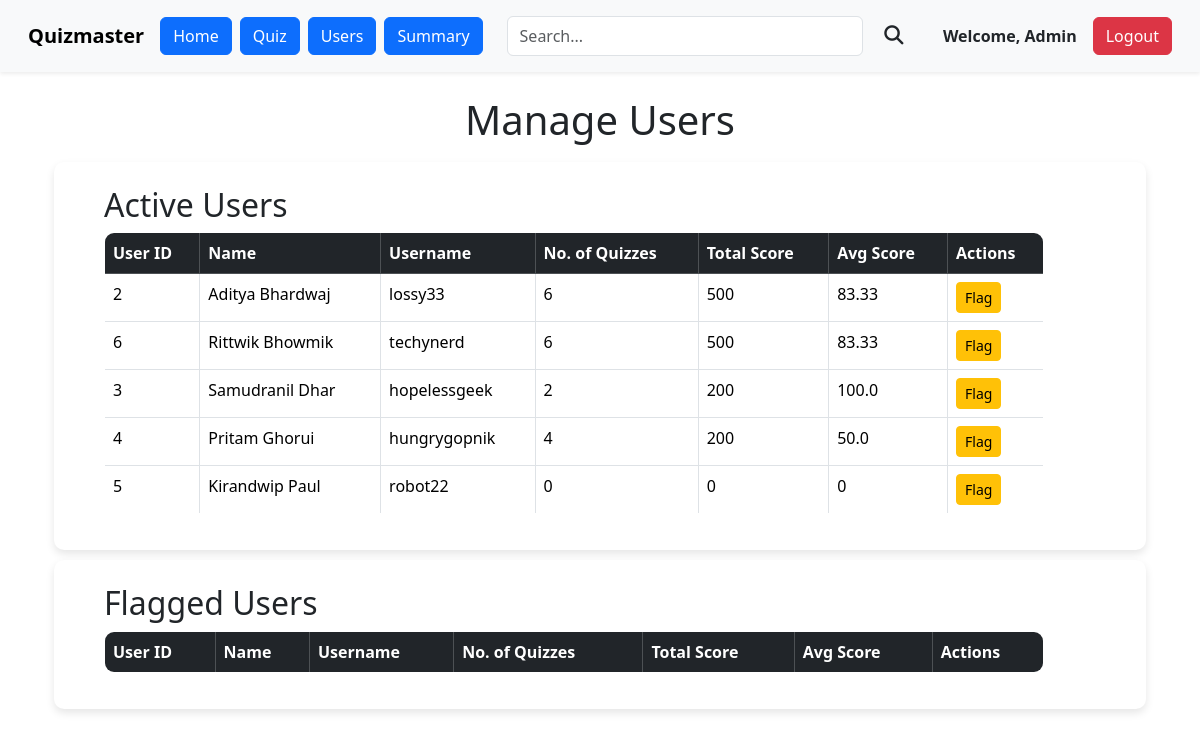
The page /admin/manage_user (signed in) on the database as committed earlier.
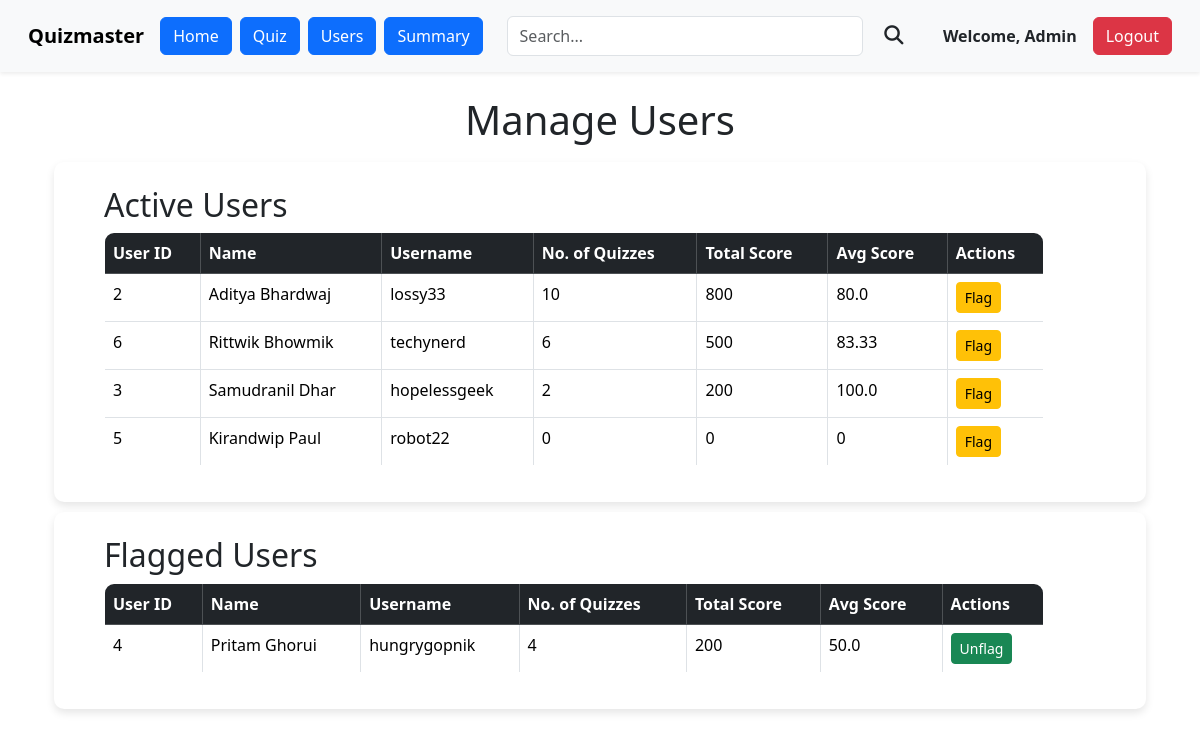
The same page on the database as committed later.
### models.py (models this page shows, shortened)
class User(db.Model):
    __tablename__='user'
    id = db.Column(db.Integer, primary_key=True)
    username = db.Column(db.String(32), unique=True)
    passhash = db.Column(db.String(256), nullable=False)
    name = db.Column(db.String(64), nullable=True)
    qualification = db.Column( db.String(64), nullable=True)
    email = db.Column(db.String(64), unique=True, nullable=True)
    dob = db.Column(db.Date, nullable=True)
    is_admin = db.Column(db.Boolean, nullable=False, default=False)
    flagged = db.Column(db.Boolean, nullable=False, default=False)
    scores = db.relationship('Scores', backref='user', lazy=True)
    @property
    def password(self):
        raise AttributeError('Password is not a readable attribute')

### routes.py (the view)
@app.route('/admin/manage_user')
@admin_required
def manage_user():
    users = (
        db.session.query(User)
        .outerjoin(Scores, Scores.user_id == User.id)
        .filter(User.flagged == 0, User.is_admin == False)
        .group_by(User.id)
        .order_by(db.func.sum(Scores.score).desc().nullslast())  # Sort by average score, handle nulls
        .all()
    )
    users_flagged = (
        db.session.query(User)
        .outerjoin(Scores, Scores.user_id == User.id)
        .filter(User.flagged == 1, User.is_admin == False)
        .group_by(User.id)
        .order_by(db.func.sum(Scores.score).desc().nullslast())  # Sort by average score, handle nulls
        .all()
    )
    return render_template('admin/manage_user.html', users=users, qualify=users_flagged)

### routes.py (called while the page is built)
def admin_required(f):
    @wraps(f)
    def inner(*args, **kwargs):
        if 'user_id' not in session:
            flash('please login to continue')
            return redirect(url_for('login'))
        user=User.query.get(session['user_id'])
        if user.is_admin!=True:
            flash('You are not authorized to view this page')
            return redirect(url_for('index'))
        return f(*args, **kwargs)
    return inner

### templates/admin/manage_user.html (shortened to what this page needs)
{% extends 'admin/admin_layout.html' %}
{% block content %}
<head>
    <link href="https://cdn.jsdelivr.net/npm/bootstrap@5.3.2/dist/css/bootstrap.min.css" rel="stylesheet">
</head>
<div class="container">
    <h1 class="text-center">Manage Users</h1>
    <div class="table-container">
        <h2 class="mt-4">Active Users</h2>
        <div class="table-responsive d-flex justify-content-center">
            <table class="table table-bordered table-hover">
                <thead class="table-dark">
                    <tr>
                        <th>User ID</th>
                        <th>Name</th>
                        <th>Username</th>
                        <th>No. of Quizzes</th>
                        <th>Total Score</th>
                        <th>Avg Score</th>
                        <th>Actions</th>
                    </tr>
                </thead>
                <tbody>
                    {% for user in users %}
                    <tr>
                        <td>{{ user.id }}</td>
                        <td>{{ user.name }}</td>
                        <td>{{ user.username }}</td>
                        <td>{{ user.scores|length }}</td>
                        <td>{{ (user.scores|map(attribute='score')|sum ) if user.scores|length > 0 else 0 }}</td>
                        <td>{{ (user.scores|map(attribute='score')|sum / user.scores|length)|round(2) if user.scores|length > 0 else 0 }}</td>
                        <td>
                            <a href="{{ url_for('flag_user', user_id=user.id) }}" class="btn btn-sm btn-warning">Flag</a>
                        </td>
                    </tr>
                    {% endfor %}
                </tbody>
            </table>
        </div>
    </div>
    <div class="table-container">
        <h2 class="mt-4">Flagged Users</h2>
        <div class="table-responsive">
            <table class="table table-bordered table-hover">
                <thead class="table-dark">
                    <tr>
                        <th>User ID</th>
                        <th>Name</th>
                        <th>Username</th>
                        <th>No. of Quizzes</th>
                        <th>Total Score</th>
                        <th>Avg Score</th>
                        <th>Actions</th>
                    </tr>
                </thead>
                <tbody>
                    {% for user in qualify %}
                    <tr>
                        <td>{{ user.id }}</td>
                        <td>{{ user.name }}</td>
                        <td>{{ user.username }}</td>
                        <td>{{ user.scores|length }}</td>
                        <td>{{ (user.scores|map(attribute='score')|sum ) if user.scores|length > 0 else 0 }}</td>
                        <td>{{ (user.scores|map(attribute='score')|sum / user.scores|length)|round(2) if user.scores|length > 0 else 0 }}</td>
                        <td>
                            <a href="{{ url_for('unflag_user', user_id=user.id) }}" class="btn btn-sm btn-success">Unflag</a>
                        </td>
                    </tr>
                    {% endfor %}
                </tbody>
            </table>
        </div>
    </div>
</div>
{% endblock %}

Rows that differ between the two databases and show on the page:
computed for User "Aditya Bhardwaj": scores|length "6" → "10"; scores "500" → "800"; scores "83.33" → "80.0"
changed User "Pritam Ghorui": moves from the list under "Active Users" to the list under "Flagged Users"
